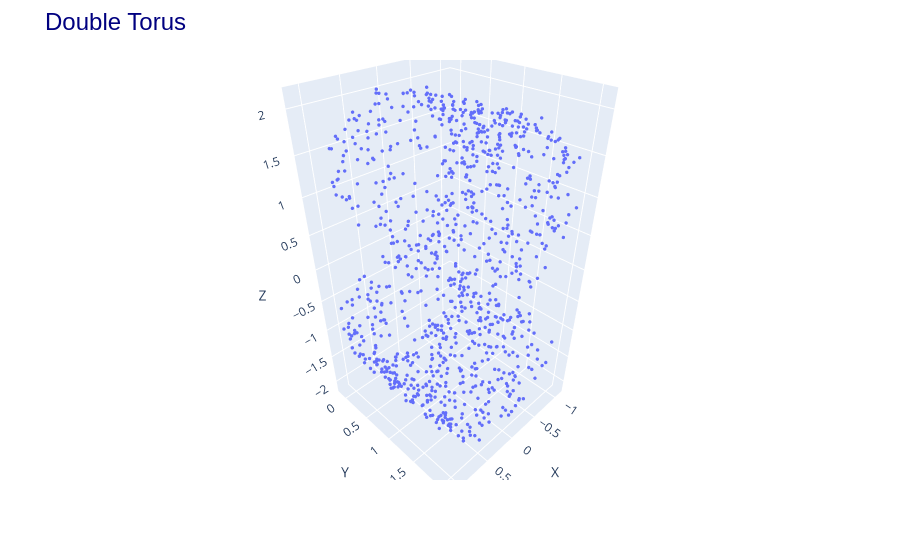

Notebook cell for this chart:
### Code cell
s_data, _ = make_s_curve(n_samples=1000, noise=0.05, random_state=0)
s_data_test, _ = make_s_curve(n_samples=1000, noise=0.05, random_state=1)
util.plot3d([(s_data, "S-Curve Dataset")], title="Double Torus")

### Figure 1 — Plotly figure (JSON) as saved in the notebook; plotly's stock layout.template omitted (floating-point values rounded to 4 significant figures; data arrays with more than 128 entries replaced by an {"elided": "..."} marker saying what was removed)
{"data": [{"line": {"width": 8}, "marker": {"size": 2}, "mode": "markers", "name": "S-Curve Dataset", "type": "scatter3d", "x": {"elided": "1000 float values"}, "y": {"elided": "1000 float values"}, "z": {"elided": "1000 float values"}}], "layout": {"margin": {"t": 60}, "scene": {"aspectmode": "data", "xaxis": {"title": {"text": "X"}}, "yaxis": {"title": {"text": "Y"}}, "zaxis": {"title": {"text": "Z"}}}, "title": {"font": {"color": "navy", "family": "Arial", "size": 24}, "text": "Double Torus"}}}
